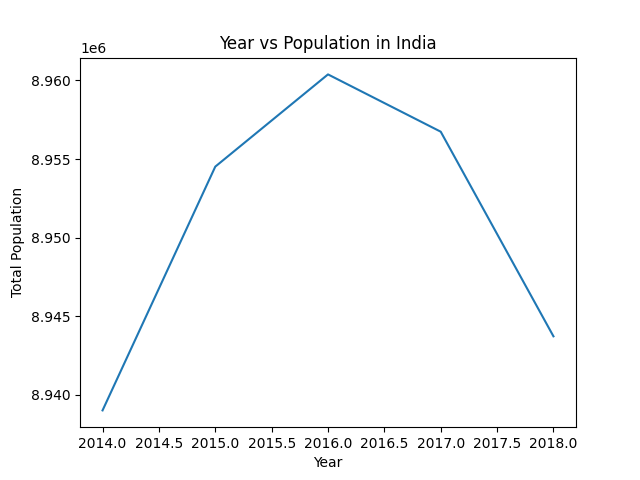

The Python source for this figure:
import matplotlib.pyplot as plt
years=[2014,2015,2016,2017,2018]
total_populations=[8939007,8954518,8960387,8956741,8943721]
plt.plot(years,total_populations)
plt.title("Year vs Population in India")
plt.xlabel("Year")
plt.ylabel("Total Population")
plt.show()
